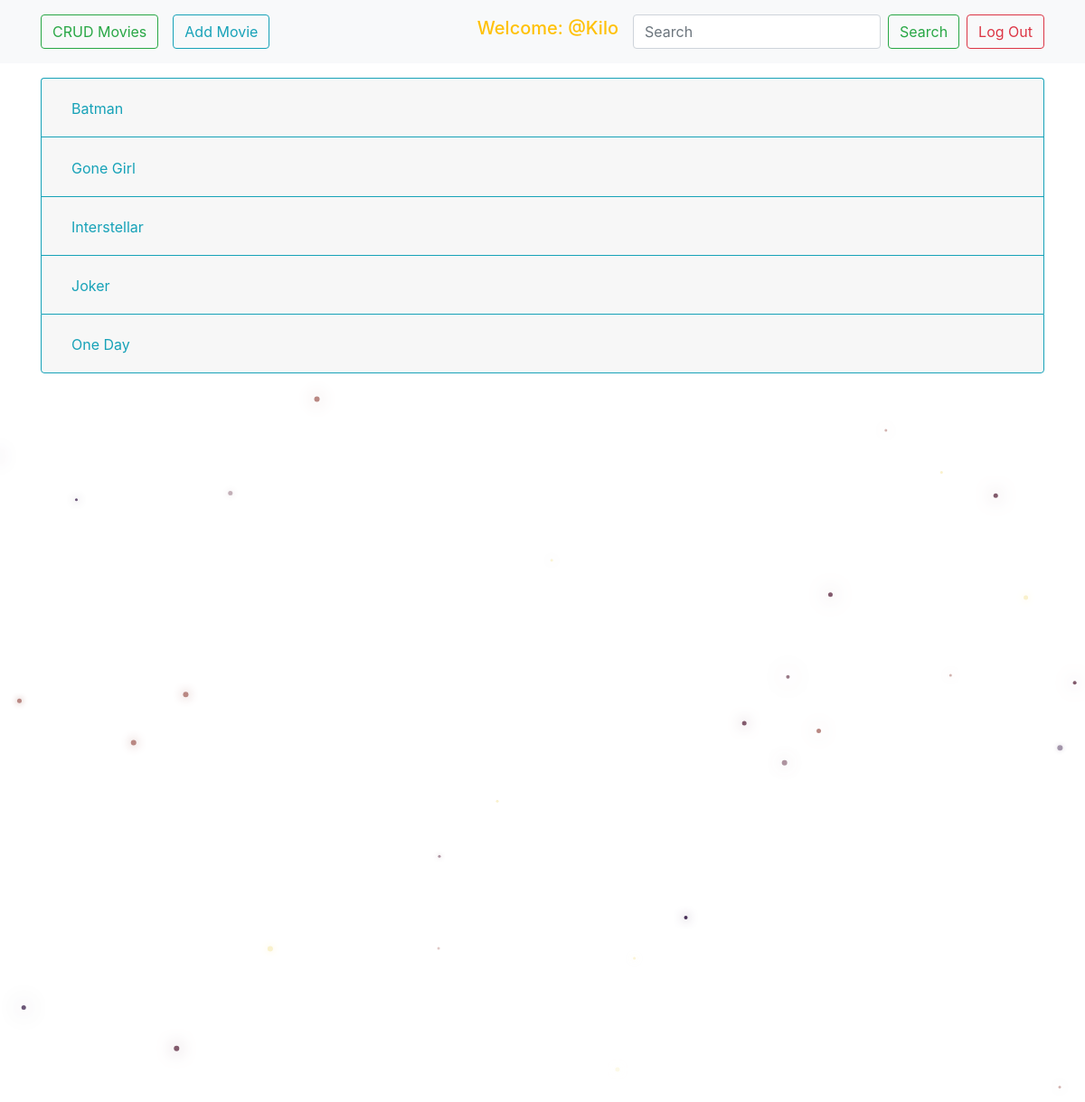
The page /movies/search/ (signed in) on the database as committed earlier.
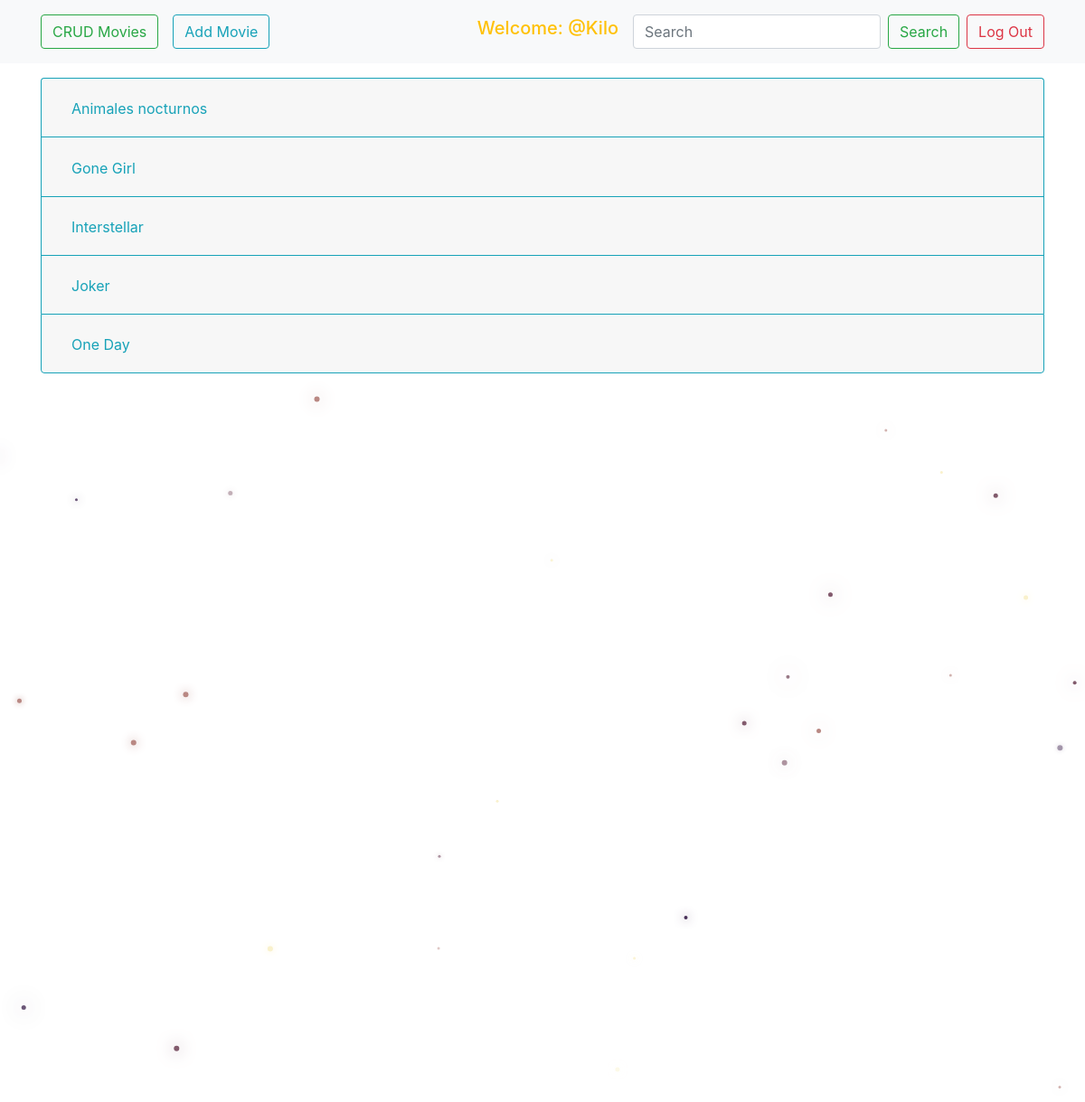
The same page on the database as committed later.
### crud_app/models.py (models this page shows, shortened)
class Movies(models.Model):
    user = models.ForeignKey(User, on_delete=models.CASCADE)
    name = models.TextField(max_length=80)
    slug = models.SlugField(allow_unicode=True,unique=True)
    gener = models.TextField(max_length=80)
    director = models.TextField(max_length=80)
    description = models.TextField()
    recommendations = models.ManyToManyField(User, related_name='recommendations_for_user', through='RecommendationUser')
    class Meta:
        ordering = ['name']

### crud_app/views.py (the view)
# urls.py: path('search/', views.searching, name='search'),
def searching(request):
    q = request.GET.get('q', '')
    querys = (Q(name__icontains=q))
    movies_s = models.Movies.objects.filter(querys)
    return render(request, 'search.html', {'movies_s': movies_s})

### templates/search.html (shortened to what this page needs)
{% extends "base.html" %}
{% block content %}
<div class="accordion" id="accordionExec">
  {% for movie in movies_s %}
    <div class="card border-info">
      <div class="card-header border-warning" id="heading{{movie.pk}}">
        <h2 class="mb-0">
          <button class="btn btn-link text-info" type="button" data-toggle="collapse" data-target="#collapse{{movie.pk}}" aria-expanded="false" aria-controls="collapse{{movie.pk}}">
            {{ movie.name }}
          </button>
        </h2>
      </div>
    </div>
  {% endfor %}
</div>
{% endblock %}

Rows that differ between the two databases and show on the page:
removed Movies: name "Batman"
added Movies: name "Animales nocturnos"
